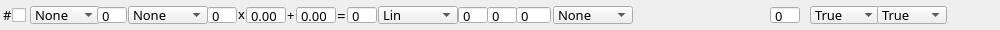
<?xml version="1.0" encoding="UTF-8"?>
<ui version="4.0">
 <class>modlineForm</class>
 <widget class="QWidget" name="modlineForm">
  <property name="geometry">
   <rect>
    <x>0</x>
    <y>0</y>
    <width>1000</width>
    <height>30</height>
   </rect>
  </property>
  <property name="windowTitle">
   <string>Form</string>
  </property>
  <widget class="QLabel" name="instanceLabel">
   <property name="geometry">
    <rect>
     <x>3</x>
     <y>6</y>
     <width>18</width>
     <height>18</height>
    </rect>
   </property>
   <property name="font">
    <font>
     <family>Futura</family>
     <pointsize>10</pointsize>
    </font>
   </property>
   <property name="text">
    <string>#</string>
   </property>
  </widget>
  <widget class="QCheckBox" name="enable">
   <property name="geometry">
    <rect>
     <x>12</x>
     <y>6</y>
     <width>22</width>
     <height>18</height>
    </rect>
   </property>
   <property name="font">
    <font>
     <family>Futura</family>
     <pointsize>10</pointsize>
    </font>
   </property>
   <property name="text">
    <string/>
   </property>
   <property name="tristate">
    <bool>false</bool>
   </property>
  </widget>
  <widget class="QComboBox" name="initMode">
   <property name="geometry">
    <rect>
     <x>30</x>
     <y>6</y>
     <width>70</width>
     <height>18</height>
    </rect>
   </property>
   <property name="font">
    <font>
     <family>Futura</family>
     <pointsize>10</pointsize>
    </font>
   </property>
   <property name="frame">
    <bool>true</bool>
   </property>
   <item>
    <property name="text">
     <string>None</string>
    </property>
   </item>
   <item>
    <property name="text">
     <string>Once</string>
    </property>
   </item>
   <item>
    <property name="text">
     <string>Always</string>
    </property>
   </item>
  </widget>
  <widget class="QSpinBox" name="initValue">
   <property name="geometry">
    <rect>
     <x>97</x>
     <y>6</y>
     <width>30</width>
     <height>18</height>
    </rect>
   </property>
   <property name="font">
    <font>
     <family>Futura</family>
     <pointsize>10</pointsize>
    </font>
   </property>
   <property name="frame">
    <bool>true</bool>
   </property>
   <property name="buttonSymbols">
    <enum>QAbstractSpinBox::NoButtons</enum>
   </property>
   <property name="maximum">
    <number>127</number>
   </property>
  </widget>
  <widget class="QSpinBox" name="raw">
   <property name="geometry">
    <rect>
     <x>207</x>
     <y>6</y>
     <width>30</width>
     <height>18</height>
    </rect>
   </property>
   <property name="font">
    <font>
     <family>Futura</family>
     <pointsize>10</pointsize>
    </font>
   </property>
   <property name="frame">
    <bool>true</bool>
   </property>
   <property name="buttonSymbols">
    <enum>QAbstractSpinBox::NoButtons</enum>
   </property>
   <property name="maximum">
    <number>127</number>
   </property>
  </widget>
  <widget class="QLabel" name="label">
   <property name="geometry">
    <rect>
     <x>238</x>
     <y>5</y>
     <width>8</width>
     <height>18</height>
    </rect>
   </property>
   <property name="font">
    <font>
     <family>Futura</family>
     <pointsize>10</pointsize>
    </font>
   </property>
   <property name="text">
    <string>x</string>
   </property>
  </widget>
  <widget class="QLabel" name="label_2">
   <property name="geometry">
    <rect>
     <x>287</x>
     <y>6</y>
     <width>8</width>
     <height>18</height>
    </rect>
   </property>
   <property name="font">
    <font>
     <family>Futura</family>
     <pointsize>10</pointsize>
    </font>
   </property>
   <property name="text">
    <string>+</string>
   </property>
  </widget>
  <widget class="QDoubleSpinBox" name="gain">
   <property name="geometry">
    <rect>
     <x>246</x>
     <y>6</y>
     <width>40</width>
     <height>18</height>
    </rect>
   </property>
   <property name="font">
    <font>
     <family>Futura</family>
     <pointsize>10</pointsize>
    </font>
   </property>
   <property name="buttonSymbols">
    <enum>QAbstractSpinBox::NoButtons</enum>
   </property>
   <property name="minimum">
    <double>-127.000000000000000</double>
   </property>
   <property name="maximum">
    <double>127.000000000000000</double>
   </property>
  </widget>
  <widget class="QDoubleSpinBox" name="offset">
   <property name="geometry">
    <rect>
     <x>296</x>
     <y>6</y>
     <width>40</width>
     <height>18</height>
    </rect>
   </property>
   <property name="font">
    <font>
     <family>Futura</family>
     <pointsize>10</pointsize>
    </font>
   </property>
   <property name="buttonSymbols">
    <enum>QAbstractSpinBox::NoButtons</enum>
   </property>
   <property name="minimum">
    <double>-127.000000000000000</double>
   </property>
   <property name="maximum">
    <double>127.000000000000000</double>
   </property>
  </widget>
  <widget class="QLabel" name="label_3">
   <property name="geometry">
    <rect>
     <x>337</x>
     <y>6</y>
     <width>8</width>
     <height>18</height>
    </rect>
   </property>
   <property name="font">
    <font>
     <family>Futura</family>
     <pointsize>11</pointsize>
    </font>
   </property>
   <property name="text">
    <string>=</string>
   </property>
  </widget>
  <widget class="QSpinBox" name="result">
   <property name="enabled">
    <bool>true</bool>
   </property>
   <property name="geometry">
    <rect>
     <x>347</x>
     <y>6</y>
     <width>30</width>
     <height>18</height>
    </rect>
   </property>
   <property name="font">
    <font>
     <family>Futura</family>
     <pointsize>10</pointsize>
    </font>
   </property>
   <property name="frame">
    <bool>true</bool>
   </property>
   <property name="readOnly">
    <bool>true</bool>
   </property>
   <property name="buttonSymbols">
    <enum>QAbstractSpinBox::NoButtons</enum>
   </property>
   <property name="maximum">
    <number>127</number>
   </property>
  </widget>
  <widget class="QComboBox" name="table">
   <property name="geometry">
    <rect>
     <x>378</x>
     <y>6</y>
     <width>80</width>
     <height>18</height>
    </rect>
   </property>
   <property name="font">
    <font>
     <family>Futura</family>
     <pointsize>10</pointsize>
    </font>
   </property>
   <item>
    <property name="text">
     <string>Lin</string>
    </property>
   </item>
   <item>
    <property name="text">
     <string>Sin</string>
    </property>
   </item>
   <item>
    <property name="text">
     <string>Cos</string>
    </property>
   </item>
   <item>
    <property name="text">
     <string>Exp</string>
    </property>
   </item>
   <item>
    <property name="text">
     <string>Log</string>
    </property>
   </item>
   <item>
    <property name="text">
     <string>Custom</string>
    </property>
   </item>
   <item>
    <property name="text">
     <string>Toggle</string>
    </property>
   </item>
   <item>
    <property name="text">
     <string>Counter Inc</string>
    </property>
   </item>
   <item>
    <property name="text">
     <string>Counter Dec</string>
    </property>
   </item>
   <item>
    <property name="text">
     <string>Counter Set</string>
    </property>
   </item>
  </widget>
  <widget class="QSpinBox" name="min">
   <property name="geometry">
    <rect>
     <x>458</x>
     <y>6</y>
     <width>30</width>
     <height>18</height>
    </rect>
   </property>
   <property name="font">
    <font>
     <family>Futura</family>
     <pointsize>10</pointsize>
    </font>
   </property>
   <property name="frame">
    <bool>true</bool>
   </property>
   <property name="buttonSymbols">
    <enum>QAbstractSpinBox::NoButtons</enum>
   </property>
   <property name="maximum">
    <number>127</number>
   </property>
  </widget>
  <widget class="QSpinBox" name="max">
   <property name="geometry">
    <rect>
     <x>487</x>
     <y>6</y>
     <width>30</width>
     <height>18</height>
    </rect>
   </property>
   <property name="font">
    <font>
     <family>Futura</family>
     <pointsize>10</pointsize>
    </font>
   </property>
   <property name="frame">
    <bool>true</bool>
   </property>
   <property name="buttonSymbols">
    <enum>QAbstractSpinBox::NoButtons</enum>
   </property>
   <property name="maximum">
    <number>127</number>
   </property>
  </widget>
  <widget class="QSpinBox" name="slew">
   <property name="geometry">
    <rect>
     <x>516</x>
     <y>6</y>
     <width>35</width>
     <height>18</height>
    </rect>
   </property>
   <property name="font">
    <font>
     <family>Futura</family>
     <pointsize>10</pointsize>
    </font>
   </property>
   <property name="frame">
    <bool>true</bool>
   </property>
   <property name="buttonSymbols">
    <enum>QAbstractSpinBox::NoButtons</enum>
   </property>
   <property name="maximum">
    <number>5000</number>
   </property>
  </widget>
  <widget class="QSpinBox" name="outputValue">
   <property name="geometry">
    <rect>
     <x>770</x>
     <y>6</y>
     <width>30</width>
     <height>18</height>
    </rect>
   </property>
   <property name="font">
    <font>
     <family>Futura</family>
     <pointsize>10</pointsize>
    </font>
   </property>
   <property name="frame">
    <bool>true</bool>
   </property>
   <property name="readOnly">
    <bool>true</bool>
   </property>
   <property name="buttonSymbols">
    <enum>QAbstractSpinBox::NoButtons</enum>
   </property>
   <property name="maximum">
    <number>127</number>
   </property>
  </widget>
  <widget class="QComboBox" name="destination">
   <property name="geometry">
    <rect>
     <x>553</x>
     <y>6</y>
     <width>80</width>
     <height>18</height>
    </rect>
   </property>
   <property name="font">
    <font>
     <family>Futura</family>
     <pointsize>10</pointsize>
    </font>
   </property>
   <property name="contextMenuPolicy">
    <enum>Qt::DefaultContextMenu</enum>
   </property>
   <item>
    <property name="text">
     <string>None</string>
    </property>
   </item>
   <item>
    <property name="text">
     <string>Note Set</string>
    </property>
   </item>
   <item>
    <property name="text">
     <string>Note Live</string>
    </property>
   </item>
   <item>
    <property name="text">
     <string>CC</string>
    </property>
   </item>
   <item>
    <property name="text">
     <string>Bank</string>
    </property>
   </item>
   <item>
    <property name="text">
     <string>Program</string>
    </property>
   </item>
   <item>
    <property name="text">
     <string>OSC</string>
    </property>
   </item>
   <item>
    <property name="text">
     <string>Pitch Bend</string>
    </property>
   </item>
   <item>
    <property name="text">
     <string>MMC</string>
    </property>
   </item>
   <item>
    <property name="text">
     <string>Aftertouch</string>
    </property>
   </item>
   <item>
    <property name="text">
     <string>Poly Aftertouch</string>
    </property>
   </item>
   <item>
    <property name="text">
     <string>Garage Band</string>
    </property>
   </item>
   <item>
    <property name="text">
     <string>HUI</string>
    </property>
   </item>
   <item>
    <property name="text">
     <string>X Inc Set</string>
    </property>
   </item>
   <item>
    <property name="text">
     <string>Y Inc Set</string>
    </property>
   </item>
  </widget>
  <widget class="QComboBox" name="source">
   <property name="geometry">
    <rect>
     <x>128</x>
     <y>6</y>
     <width>80</width>
     <height>18</height>
    </rect>
   </property>
   <property name="font">
    <font>
     <family>Futura</family>
     <pointsize>10</pointsize>
    </font>
   </property>
   <item>
    <property name="text">
     <string>None</string>
    </property>
   </item>
   <item>
    <property name="text">
     <string>Pressure Live</string>
    </property>
   </item>
   <item>
    <property name="text">
     <string>X Live</string>
    </property>
   </item>
   <item>
    <property name="text">
     <string>Y Live</string>
    </property>
   </item>
   <item>
    <property name="text">
     <string>Pressure Latch</string>
    </property>
   </item>
   <item>
    <property name="text">
     <string>X Latch</string>
    </property>
   </item>
   <item>
    <property name="text">
     <string>Y Latch</string>
    </property>
   </item>
   <item>
    <property name="text">
     <string>X Increment</string>
    </property>
   </item>
   <item>
    <property name="text">
     <string>Y Increment</string>
    </property>
   </item>
   <item>
    <property name="text">
     <string>Foot On</string>
    </property>
   </item>
   <item>
    <property name="text">
     <string>Foot Off</string>
    </property>
   </item>
   <item>
    <property name="text">
     <string>Top</string>
    </property>
   </item>
   <item>
    <property name="text">
     <string>Bottom</string>
    </property>
   </item>
   <item>
    <property name="text">
     <string>Fast Trig</string>
    </property>
   </item>
   <item>
    <property name="text">
     <string>Dbl Trig</string>
    </property>
   </item>
   <item>
    <property name="text">
     <string>Long Trig</string>
    </property>
   </item>
   <item>
    <property name="text">
     <string>Off Trig</string>
    </property>
   </item>
   <item>
    <property name="text">
     <string>Delta Trig</string>
    </property>
   </item>
   <item>
    <property name="text">
     <string>Fast Trig Latch</string>
    </property>
   </item>
   <item>
    <property name="text">
     <string>Dbl Trig Latch</string>
    </property>
   </item>
   <item>
    <property name="text">
     <string>Long Trig Latch</string>
    </property>
   </item>
   <item>
    <property name="text">
     <string>Pedal</string>
    </property>
   </item>
   <item>
    <property name="text">
     <string>Nav Y</string>
    </property>
   </item>
   <item>
    <property name="text">
     <string>Nav Yx10 &amp; Key</string>
    </property>
   </item>
   <item>
    <property name="text">
     <string>Any Key Value</string>
    </property>
   </item>
   <item>
    <property name="text">
     <string>Prev Key Value</string>
    </property>
   </item>
   <item>
    <property name="text">
     <string>This Key Value</string>
    </property>
   </item>
   <item>
    <property name="text">
     <string>Key 1 Pressed</string>
    </property>
   </item>
   <item>
    <property name="text">
     <string>Key 2 Pressed</string>
    </property>
   </item>
   <item>
    <property name="text">
     <string>Key 3 Pressed</string>
    </property>
   </item>
   <item>
    <property name="text">
     <string>Key 4 Pressed</string>
    </property>
   </item>
   <item>
    <property name="text">
     <string>Key 5 Pressed</string>
    </property>
   </item>
   <item>
    <property name="text">
     <string>Key 6 Pressed</string>
    </property>
   </item>
   <item>
    <property name="text">
     <string>Key 7 Pressed</string>
    </property>
   </item>
   <item>
    <property name="text">
     <string>Key 8 Pressed</string>
    </property>
   </item>
   <item>
    <property name="text">
     <string>Key 9 Pressed</string>
    </property>
   </item>
   <item>
    <property name="text">
     <string>Key 0 Pressed</string>
    </property>
   </item>
   <item>
    <property name="text">
     <string>Other Key Pressed</string>
    </property>
   </item>
   <item>
    <property name="text">
     <string>Modline 1 Output</string>
    </property>
   </item>
   <item>
    <property name="text">
     <string>Modline 2 Output</string>
    </property>
   </item>
   <item>
    <property name="text">
     <string>Modline 3 Output</string>
    </property>
   </item>
   <item>
    <property name="text">
     <string>Modline 4 Output</string>
    </property>
   </item>
   <item>
    <property name="text">
     <string>Modline 5 Output</string>
    </property>
   </item>
   <item>
    <property name="text">
     <string>Modline 6 Output</string>
    </property>
   </item>
   <item>
    <property name="text">
     <string>MIDI A</string>
    </property>
   </item>
   <item>
    <property name="text">
     <string>MIDI B</string>
    </property>
   </item>
   <item>
    <property name="text">
     <string>MIDI C</string>
    </property>
   </item>
   <item>
    <property name="text">
     <string>MIDI D</string>
    </property>
   </item>
   <item>
    <property name="text">
     <string>MIDI E</string>
    </property>
   </item>
   <item>
    <property name="text">
     <string>MIDI F</string>
    </property>
   </item>
   <item>
    <property name="text">
     <string>MIDI G</string>
    </property>
   </item>
   <item>
    <property name="text">
     <string>MIDI H</string>
    </property>
   </item>
   <item>
    <property name="text">
     <string>OSC A</string>
    </property>
   </item>
   <item>
    <property name="text">
     <string>OSC B</string>
    </property>
   </item>
   <item>
    <property name="text">
     <string>OSC C</string>
    </property>
   </item>
   <item>
    <property name="text">
     <string>OSC D</string>
    </property>
   </item>
   <item>
    <property name="text">
     <string>OSC E</string>
    </property>
   </item>
   <item>
    <property name="text">
     <string>OSC F</string>
    </property>
   </item>
   <item>
    <property name="text">
     <string>OSC G</string>
    </property>
   </item>
   <item>
    <property name="text">
     <string>OSC H</string>
    </property>
   </item>
  </widget>
  <widget class="QComboBox" name="greenLED">
   <property name="geometry">
    <rect>
     <x>810</x>
     <y>6</y>
     <width>70</width>
     <height>18</height>
    </rect>
   </property>
   <property name="font">
    <font>
     <family>Futura</family>
     <pointsize>10</pointsize>
    </font>
   </property>
   <property name="contextMenuPolicy">
    <enum>Qt::DefaultContextMenu</enum>
   </property>
   <item>
    <property name="text">
     <string>True</string>
    </property>
   </item>
   <item>
    <property name="text">
     <string>False</string>
    </property>
   </item>
   <item>
    <property name="text">
     <string>Flash True</string>
    </property>
   </item>
   <item>
    <property name="text">
     <string>Flash False</string>
    </property>
   </item>
   <item>
    <property name="text">
     <string>Flash Fast True</string>
    </property>
   </item>
   <item>
    <property name="text">
     <string>Flash Fast False</string>
    </property>
   </item>
   <item>
    <property name="text">
     <string>Blink True</string>
    </property>
   </item>
   <item>
    <property name="text">
     <string>Blink False</string>
    </property>
   </item>
   <item>
    <property name="text">
     <string>Off</string>
    </property>
   </item>
  </widget>
  <widget class="QComboBox" name="redLED">
   <property name="geometry">
    <rect>
     <x>877</x>
     <y>6</y>
     <width>70</width>
     <height>18</height>
    </rect>
   </property>
   <property name="font">
    <font>
     <family>Futura</family>
     <pointsize>10</pointsize>
    </font>
   </property>
   <property name="contextMenuPolicy">
    <enum>Qt::DefaultContextMenu</enum>
   </property>
   <item>
    <property name="text">
     <string>True</string>
    </property>
   </item>
   <item>
    <property name="text">
     <string>False</string>
    </property>
   </item>
   <item>
    <property name="text">
     <string>Flash True</string>
    </property>
   </item>
   <item>
    <property name="text">
     <string>Flash False</string>
    </property>
   </item>
   <item>
    <property name="text">
     <string>Flash Fast True</string>
    </property>
   </item>
   <item>
    <property name="text">
     <string>Flash Fast False</string>
    </property>
   </item>
   <item>
    <property name="text">
     <string>Blink True</string>
    </property>
   </item>
   <item>
    <property name="text">
     <string>Blink False</string>
    </property>
   </item>
   <item>
    <property name="text">
     <string>Off</string>
    </property>
   </item>
  </widget>
 </widget>
 <resources/>
 <connections/>
</ui>
